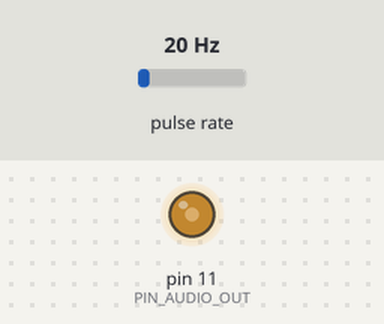
Simulated run of this sketch. Board: Arduino Uno, built with avr-gcc and run on an emulated ATmega328P. Shown: output pins drawn as LEDs (lit = HIGH). Wiring (inferred from the names in the program): pulse sensor: data pin 5. Inputs (shaded band) come from the test bench; at power-on: pulse rate 20 Hz.

Above: at 0.46 s.
1.3 s: pulse rate (sensor on pin 5) set to 4 Hz
At 3.51 s:
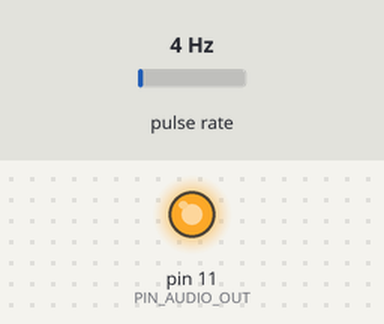
Timing chart, 0 to 3.4 s (numbered marks = the images above; inputs shaded):
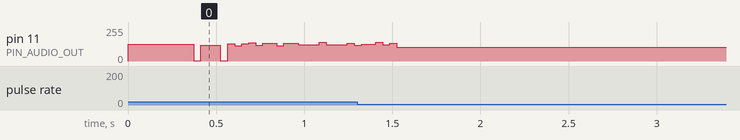

The sketch:

theremin.ino
```cpp
// (licence header left out)
#include <avr/interrupt.h>
#include <avr/pgmspace.h>

// Table of 256 sine values, one sine period, stored in flash memory.
PROGMEM  prog_uchar SINEWAVE[]  = {
  127, 130, 133, 136, 139, 143, 146, 149, 152, 155, 158, 161, 164, 167, 170, 173,
  176, 178, 181, 184, 187, 190, 192, 195, 198, 200, 203, 205, 208, 210, 212, 215,
  217, 219, 221, 223, 225, 227, 229, 231, 233, 234, 236, 238, 239, 240, 242, 243,
  244, 245, 247, 248, 249, 249, 250, 251, 252, 252, 253, 253, 253, 254, 254, 254,
  254, 254, 254, 254, 253, 253, 253, 252, 252, 251, 250, 249, 249, 248, 247, 245,
  244, 243, 242, 240, 239, 238, 236, 234, 233, 231, 229, 227, 225, 223, 221, 219,
  217, 215, 212, 210, 208, 205, 203, 200, 198, 195, 192, 190, 187, 184, 181, 178,
  176, 173, 170, 167, 164, 161, 158, 155, 152, 149, 146, 143, 139, 136, 133, 130,
  127, 124, 121, 118, 115, 111, 108, 105, 102,  99,  96,  93,  90,  87,  84,  81,
   78,  76,  73,  70,  67,  64,  62,  59,  56,  54,  51,  49,  46,  44,  42,  39,
   37,  35,  33,  31,  29,  27,  25,  23,  21,  20,  18,  16,  15,  14,  12,  11,
   10,   9,   7,   6,   5,   5,   4,   3,   2,   2,   1,   1,   1,   0,   0,   0,
    0,   0,   0,   0,   1,   1,   1,   2,   2,   3,   4,   5,   5,   6,   7,   9,
   10,  11,  12,  14,  15,  16,  18,  20,  21,  23,  25,  27,  29,  31,  33,  35,
   37,  39,  42,  44,  46,  49,  51,  54,  56,  59,  62,  64,  67,  70,  73,  76,
   78,  81,  84,  87,  90,  93,  96,  99, 102, 105, 108, 111, 115, 118, 121, 124};

// Define the pin assignments for the Arduino board.
const int PIN_RF_FREQ    = 5; /**< RF Frequency input from oscillator (RESERVED FOR TIMER 1 INPUT) */
const int PIN_AUDIO_OUT = 11; /**< PWM Based Audio Output from Arduino                             */

// Define other global constants
const unsigned long DDS_MODULUS         = 0x10000L;                // 2 ^ Size of an unsigned long (16 bits)                                */
const unsigned int  DDS_REFERENCE_CLOCK = F_CPU/510;               // The frequency setting for Timer/Counter 2                             */
const unsigned int  DDS_UPDATE_CLOCK    = DDS_REFERENCE_CLOCK/100; // Update frequency of the output tone.                                  */
const unsigned int  DDS_FINAL_SHIFT     = 8;                       // Number of bits to drop from the DDS phase accumulator at calculation. */
const double        AUDIO_OUTPUT_FILTER = 0.7;                     // Filter value on the audio output for smoothing of the data.           */
const unsigned int  AUDIO_MAX_OUTPUT_F  = 1000;                    // Maximum audio output frequency. Pretty high for pure tones.           */
const unsigned int  AUDIO_MIN_OUTPUT_F  = 60;                      // Minimum audio output frequency.                                       */

// Define volatile vairables passed across ISRs
// **TODO** Clean-Up - These don't need to be volatiles anymore
volatile unsigned long highest_freq = 0x0;
volatile unsigned long lowest_freq  = 0xFFFFFFFF;

/* Standard Arduino `setup()` function.
 *
 *  The `setup()` function for this program does the following:
 *  - Configure the Arduino General Purpose I/O pins for `INPUT` and `OUTPUT`.
 *  - Configure the ATmega Timer/Counters.
 */
void setup() {

  // Configure the Arduino I/O Pins
  pinMode(PIN_RF_FREQ,   INPUT);  // Set the RF pin for input
  pinMode(PIN_AUDIO_OUT, OUTPUT); // Set the audio out pin for output

  // Configure the timers
  cli(); // Disable interrupts before we configure the timers

  // Configure Timer/Counter 1 to count the input frequency on external port T0 (Arduino
  // pin 5) and to increment on a rising edge (CS12:CS11:CS10 to 1:1:1)
  TCCR1A = 0;                                 // Configure TCCR1A - Timer/Counter 1 Control Register A
  TCCR1B = (1<<CS12) | (1<<CS11) | (1<<CS10); // Configure TCCR1B - Timer/Counter 1 Control Register B
  TCNT1  = 0;                                 // Clear Timer/Counter 1

  // Configure Timer/Counter 2 to output a Phase Correct PWM signal. Bit settings are:
  // | Register | Bit ID | Description                                                                                 |
  // | -------- | ------ | ------------------------------------------------------------------------------------------- |
  // | TCCR2A   | COM2A1 | Clear OC2A on Compare Match when up-counting. Set OC2A on Compare Match when down-counting. |
  // | TCCR2A   | WGM20  | Pulse Width Modulation, Phase Correct                                                       |
  // | TCCR2B   | CS21   | Without CS20 & CS22 set, this configures the timer clock to the IO Clock/256                |
  TCCR2A = (1<<COM2A1) | (1<<WGM20); // Configure TCCR2A - Timer/Counter 2 Control Register A
  TCCR2B = (1<<CS21);                // Configure TCCR2B - Timer/Counter 2 Control Register B
  TIMSK2 |= (1<<TOIE2);              // Enable the Timer/Counter 2 Overflow Interrupt

  sei(); // Enable interrupts

}

/* The standard Arduino `loop()` function.
 *
 *  This is the normal Arduino `loop()` function where the main code execution
 *  in Arduino software normally occurs. In the case of this software, the
 *  loop is left empty as the work is all accomplished in timers and a timer
 *  interrupt.
 */
void loop() {}

/* Timer/Counter 2 Overflow Interrupt Service Routine
 *
 *  This Interrupt Service Routine (ISR) will trigger once per PWM cycle. When it triggers,
 *  the routine updates the DDS phase accumulator and updates the output based on the next
 *  next jump value of the sine wave. This is configured for a frequency that is 1/256 as
 *  fast as the system clock, ~32 kHz on the Arduino Uno with a 16 MHz system clock. Once
 *  every 100th time through the cycle (about 320 Hz) the input frequency is checked and
 *  the output frequency is updated accordingly.
 */
ISR(TIMER2_OVF_vect) {
  static unsigned int  dds_phase_accumulator;
  static unsigned int  dds_tuning_word;
  static unsigned int  timer2_interrupt_counter;
  static unsigned int  last_output_frequency;
  static unsigned long frequency_input;
  static unsigned int  output_frequency;

  if(timer2_interrupt_counter == DDS_UPDATE_CLOCK) {
    // First check out the input frequency
    frequency_input  = TCNT1;                          // Get the current Timer/Counter 1 value
    highest_freq = max(highest_freq, frequency_input); // Store it as the highest if it is the highest seen
    lowest_freq  = min(lowest_freq, frequency_input);  // Store it as the lowest if it is the lowest value seen

    // Map the input frequency into a reasonable audio frequency range and smooth the output.
    output_frequency = map(frequency_input, lowest_freq, highest_freq, AUDIO_MIN_OUTPUT_F, AUDIO_MAX_OUTPUT_F);
    output_frequency = (output_frequency * (1-AUDIO_OUTPUT_FILTER)) + (last_output_frequency * AUDIO_OUTPUT_FILTER);
    last_output_frequency = output_frequency;

    // Calculate the new DDS tuning word and start counting again.
    dds_tuning_word =  (output_frequency * DDS_MODULUS) / DDS_REFERENCE_CLOCK;
    timer2_interrupt_counter = 0;
    TCNT1 = 0;

  }

  // Update the tuning word.
  dds_phase_accumulator += dds_tuning_word;

  // Get the next value in the wave-form.
  OCR2A = pgm_read_byte_near(SINEWAVE + (dds_phase_accumulator >> DDS_FINAL_SHIFT));

  // Update the loop counter.
  timer2_interrupt_counter++;

}
```
